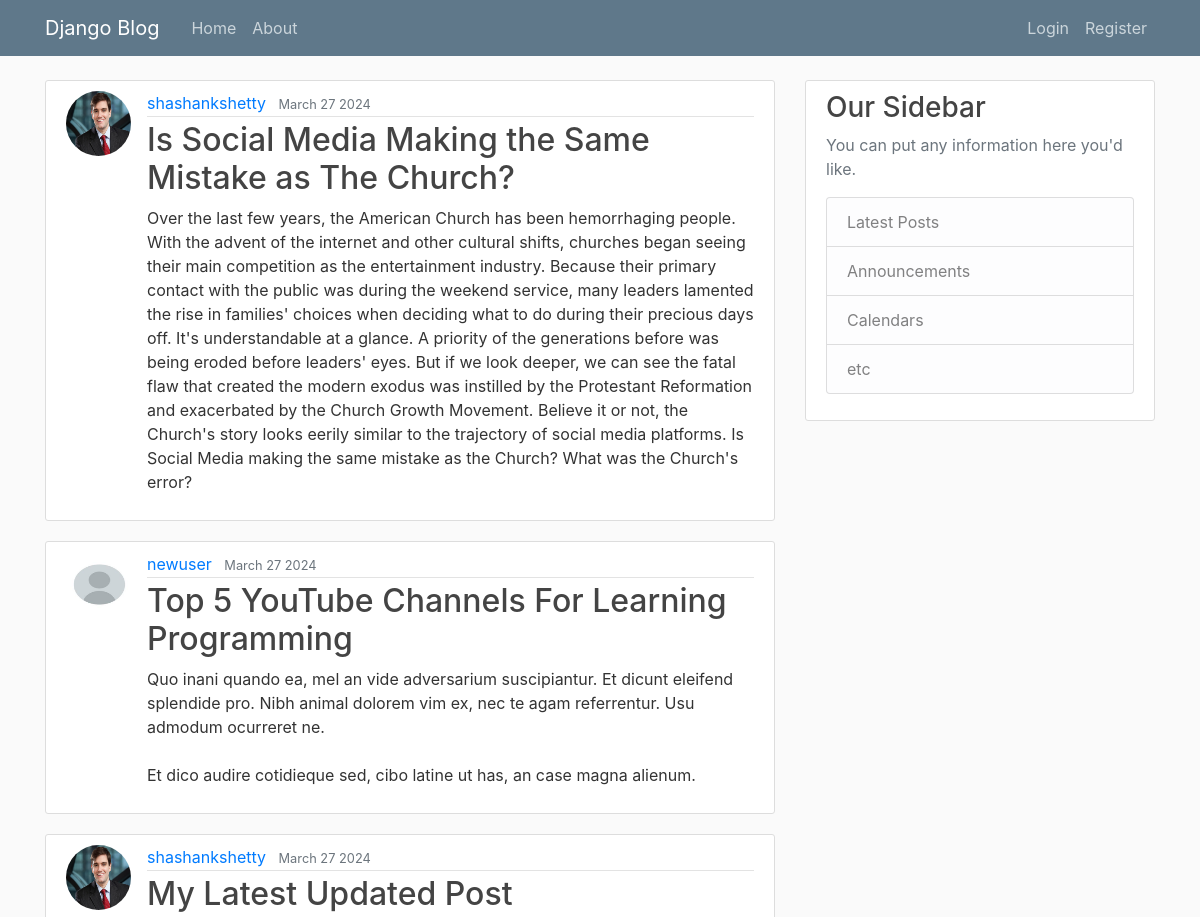
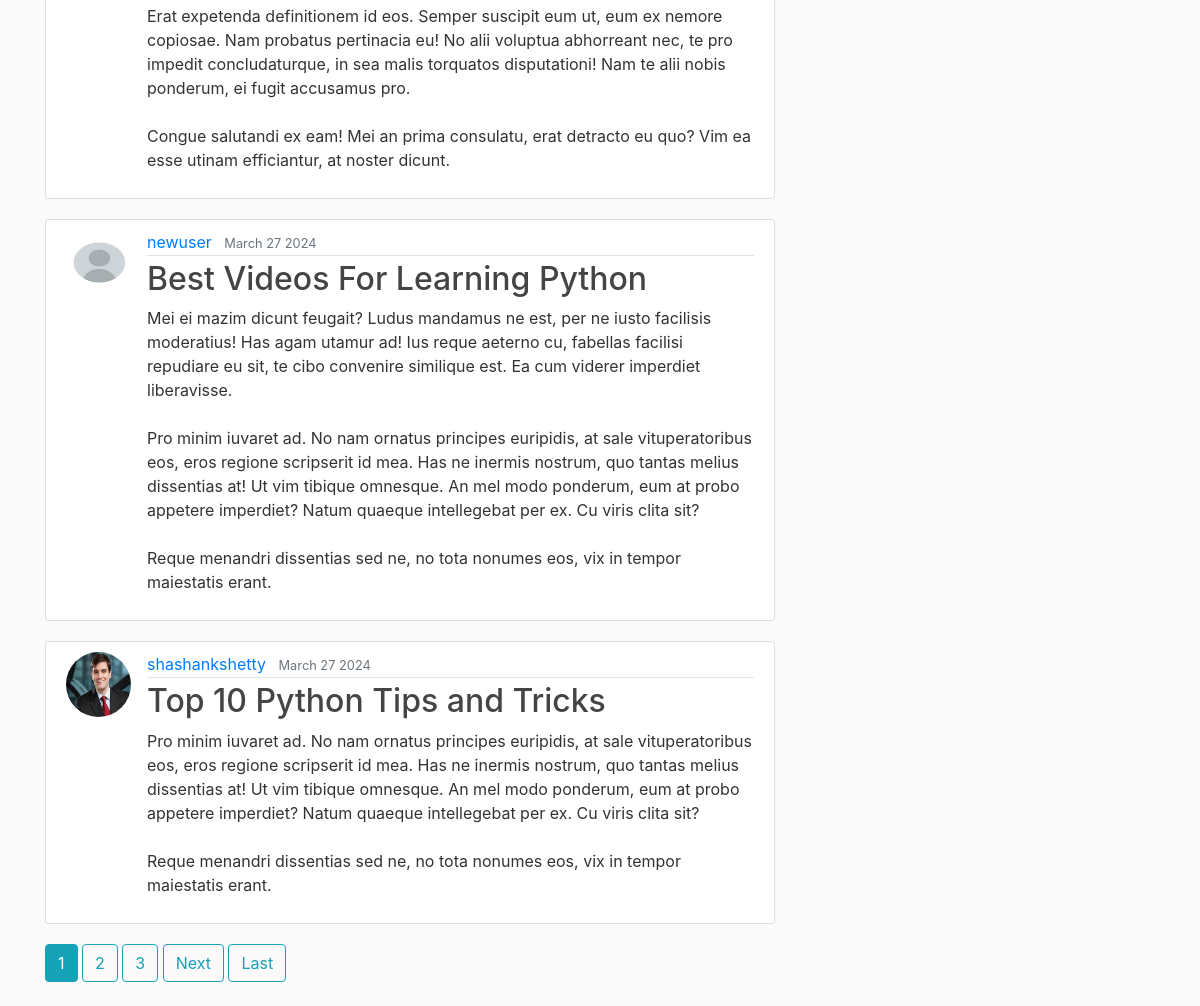
The page / on the database its author committed (2 pictures, top to bottom).
### blog/models.py (models this page shows, shortened)
class Post(models.Model):
	title=models.CharField(max_length=100)
	content=models.TextField()
	date_posted=models.DateTimeField(default=timezone.now)
	author=models.ForeignKey(User,on_delete=models.CASCADE)

### users/models.py (models this page shows, shortened)
class Profile(models.Model):
    user = models.OneToOneField(User, on_delete=models.CASCADE)
    image = models.ImageField(default='new_default.jpg', upload_to='profile_pics')

### blog/views.py (the view)
# urls.py: path('', PostListView.as_view() ,name='blog-home'),
class PostListView(ListView):
	model=Post
	template_name='blog/home.html'#<app>/<model>_<view_type>.html
	context_object_name='posts'
	ordering=['-date_posted']
	paginate_by=5

### blog/templates/blog/home.html (shortened to what this page needs)
{% extends "blog/base.html" %}
{%block contents%}
	{%for post in posts %}
	<article class="media content-section">
			  	<img class="rounded-circle article-img"src="{{post.author.profile.image.url}}">
	  <div class="media-body">
	    <div class="article-metadata">
	      <a class="mr-2" href="{% url 'user-posts' post.author.username%}">{{ post.author }}</a>
	      <small class="text-muted">{{ post.date_posted|date:"F d Y" }}</small>
	    </div>
	    <h2><a class="article-title" href="{%url 'post-detail' post.id%}"> {{ post.title }}</a></h2>
	    <p class="article-content">{{ post.content }}</p>
	  </div>
	</article>
	{% endfor %}
	{% if is_paginated %}
  	{% for num in page_obj.paginator.page_range %}
    	{% if page_obj.number == num %}
     		 <a class="btn btn-info mb-4" href="?page={{ num }}">{{ num }}</a>
    	{% elif num > page_obj.number|add:'-3' and num < page_obj.number|add:'3' %}
      		 <a class="btn btn-outline-info mb-4" href="?page={{ num }}">{{ num }}</a>
    	{% endif %}
    {% endfor %}
	 {% if page_obj.has_next %}
	    <a class="btn btn-outline-info mb-4" href="?page={{ page_obj.next_page_number }}">Next</a>
	    <a class="btn btn-outline-info mb-4" href="?page={{page_obj.paginator.num_pages}}">Last</a>
	 {% endif %}
{% endif %}
{%endblock contents%}

### blog/templates/blog/base.html (shortened to what this page needs)
{% load static %}
<!DOCTYPE html>
<html>
<head>
	<link rel="stylesheet" href="https://cdn.jsdelivr.net/npm/bootstrap@4.4.1/dist/css/bootstrap.min.css">
	<link rel="stylesheet" type="text/css" href="{% static 'blog/main.css' %}">
</head>
<body>
	<header class="site-header">
	  <nav class="navbar navbar-expand-md navbar-dark bg-steel fixed-top">
	    <div class="container">
	      <a class="navbar-brand mr-4" href="{% url 'blog-home' %}">Django Blog</a>
	      <div class="collapse navbar-collapse" id="navbarToggle">
	        <div class="navbar-nav mr-auto">
	          <a class="nav-item nav-link" href="{% url 'blog-home' %}">Home</a>
	          <a class="nav-item nav-link" href="{% url 'blog-about' %}">About</a>
	        </div>
	        <div class="navbar-nav">
	        	{% if user.is_authenticated %}
	      			<a class="nav-item nav-link" href="{% url 'post-create' %}">New Post</a>
	      			<a class="nav-item nav-link" href="{% url 'profile' %}">Profile</a>
					<form method="post" action="{% url 'logout' %}" class="nav-item btn btn-link">
					    {% csrf_token %}
					    <button type="submit">Logout</button>
					</form>
	        	{%else%}
		          <a class="nav-item nav-link" href="{% url 'login' %}">Login</a>
		          <a class="nav-item nav-link" href="{% url 'register' %}">Register</a>
		        {% endif %}
	        </div>
	      </div>
	    </div>
	  </nav>
	</header>
	<main role="main" class="container">
	  <div class="row">
	    <div class="col-md-8">
	      {% block contents %}{% endblock %}
	    </div>
	    <div class="col-md-4">
	      <div class="content-section">
	        <h3>Our Sidebar</h3>
	        <p class='text-muted'>You can put any information here you'd like.
	          <ul class="list-group">
	            <li class="list-group-item list-group-item-light">Latest Posts</li>
	            <li class="list-group-item list-group-item-light">Announcements</li>
	            <li class="list-group-item list-group-item-light">Calendars</li>
	            <li class="list-group-item list-group-item-light">etc</li>
	          </ul>
	        </p>
	      </div>
	    </div>
	  </div>
	</main>
</body>
</html>

### blog/static/blog/main.css (style rules this page uses)
body { background: #fafafa; color: #333333; margin-top: 5rem; }
h1, h2, h3, h4, h5, h6 { color: #444444; }
ul { margin: 0; }
.bg-steel { background-color: #5f788a; }
.site-header .navbar-nav .nav-link { color: #cbd5db; }
.content-section { background: #ffffff; padding: 10px 20px; border: 1px solid #dddddd; border-radius: 3px; margin-bottom: 20px; }
.article-title { color: #444444; }
.article-content { white-space: pre-line; }
.article-img { height: 65px; width: 65px; margin-right: 16px; }
.article-metadata { padding-bottom: 1px; margin-bottom: 4px; border-bottom: 1px solid #e3e3e3 }

### rows shown on the page
Post: author.profile.image (placeholder picture), author "shashankshetty", date_posted "March 27 2024", title "Is Social Media Making the Same Mistake as The Church?", content "Over the last few years, the American Church has been hemorrhaging people. With the advent of the internet and other cultural shifts, churches began seeing their main competition as the entertainment industry. Because their primary contact with the public was during the weekend service, many leaders lamented the rise in families' choices when deciding what to do during their precious days off. It's understandable at a glance. A priority of the generations before was being eroded before leaders' eyes. But if we look deeper, we can see the fatal flaw that created the modern exodus was instilled by the Protestant Reformation and exacerbated by the Church Growth Movement. Believe it or not, the…"
Post: author.profile.image (placeholder picture), author "newuser", date_posted "March 27 2024", title "Top 5 YouTube Channels For Learning Programming", content "Quo inani quando ea, mel an vide adversarium suscipiantur. Et dicunt eleifend splendide pro. Nibh animal dolorem vim ex, nec te agam referrentur. Usu admodum ocurreret ne. Et dico audire cotidieque sed, cibo latine ut has, an case magna alienum."
Post: author.profile.image (placeholder picture), author "shashankshetty", date_posted "March 27 2024", title "My Latest Updated Post", content "Erat expetenda definitionem id eos. Semper suscipit eum ut, eum ex nemore copiosae. Nam probatus pertinacia eu! No alii voluptua abhorreant nec, te pro impedit concludaturque, in sea malis torquatos disputationi! Nam te alii nobis ponderum, ei fugit accusamus pro. Congue salutandi ex eam! Mei an prima consulatu, erat detracto eu quo? Vim ea esse utinam efficiantur, at noster dicunt."
Post: author.profile.image (placeholder picture), author "newuser", date_posted "March 27 2024", title "Best Videos For Learning Python", content "Mei ei mazim dicunt feugait? Ludus mandamus ne est, per ne iusto facilisis moderatius! Has agam utamur ad! Ius reque aeterno cu, fabellas facilisi repudiare eu sit, te cibo convenire similique est. Ea cum viderer imperdiet liberavisse. Pro minim iuvaret ad. No nam ornatus principes euripidis, at sale vituperatoribus eos, eros regione scripserit id mea. Has ne inermis nostrum, quo tantas melius dissentias at! Ut vim tibique omnesque. An mel modo ponderum, eum at probo appetere imperdiet? Natum quaeque intellegebat per ex. Cu viris clita sit? Reque menandri dissentias sed ne, no tota nonumes eos, vix in tempor maiestatis erant."
Post: author.profile.image (placeholder picture), author "shashankshetty", date_posted "March 27 2024", title "Top 10 Python Tips and Tricks", content "Pro minim iuvaret ad. No nam ornatus principes euripidis, at sale vituperatoribus eos, eros regione scripserit id mea. Has ne inermis nostrum, quo tantas melius dissentias at! Ut vim tibique omnesque. An mel modo ponderum, eum at probo appetere imperdiet? Natum quaeque intellegebat per ex. Cu viris clita sit? Reque menandri dissentias sed ne, no tota nonumes eos, vix in tempor maiestatis erant."

### other values the page prints
{{ num }} "1"
{{ num }} "2" "3"
